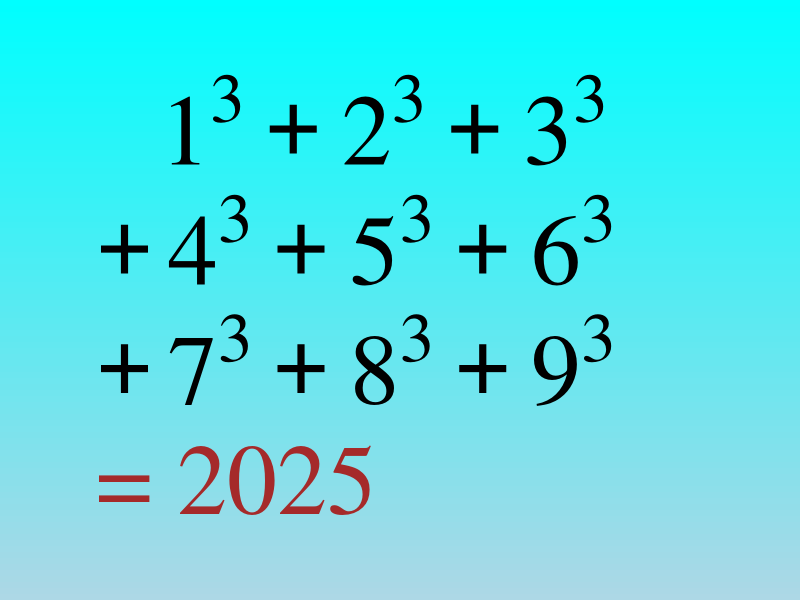

The R script that drew this image:
# plot.R

png("plot.png", width = 600, height = 600)

par(mar = c(0, 0, 0, 0),
    oma = c(0, 0, 0, 0),
    mfrow = c(1, 1),
    family = "serif",
    cex = 6,
    adj = 0,
    bg = "lightblue",
    col = "black",
    family = "serif")

plot(1, type = "n",
     xlim = c(0, 2.5), ylim = c(0, 2.5),
     xlab = "", ylab = "",
     xaxt = "n", yaxt = "n",
     xaxs = "i", yaxs = "i")

n_colors = 100
colors = colorRampPalette(c("lightblue", "cyan"))(n_colors)
y_steps = seq(0, 2.5, length.out = n_colors + 1)
for(i in 1:n_colors) {
    rect(0, y_steps[i], 2.5, y_steps[i + 1], 
         col = colors[i], border = NA)
}

e1 = expression(1^3 + 2^3 + 3^3)
e2 = expression(+ 4^3 + 5^3 + 6^3)
e3 = expression(+ 7^3 + 8^3 + 9^3)
result = eval(e1) + eval(e2) + eval(e3)
e4 = paste("=", result)

text(0.5, 2, e1)
text(0.3, 1.5, e2)
text(0.3, 1, e3)
text(0.3, 0.5, e4, col = "brown")

dev.off()
